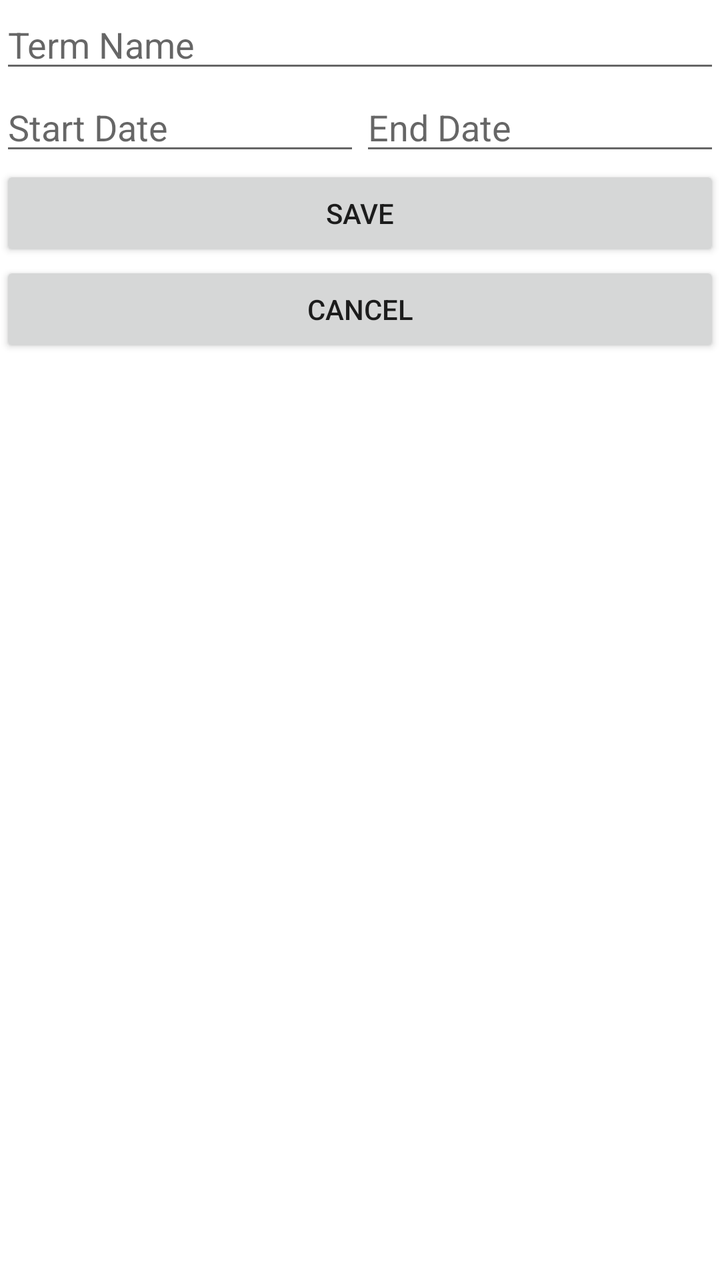
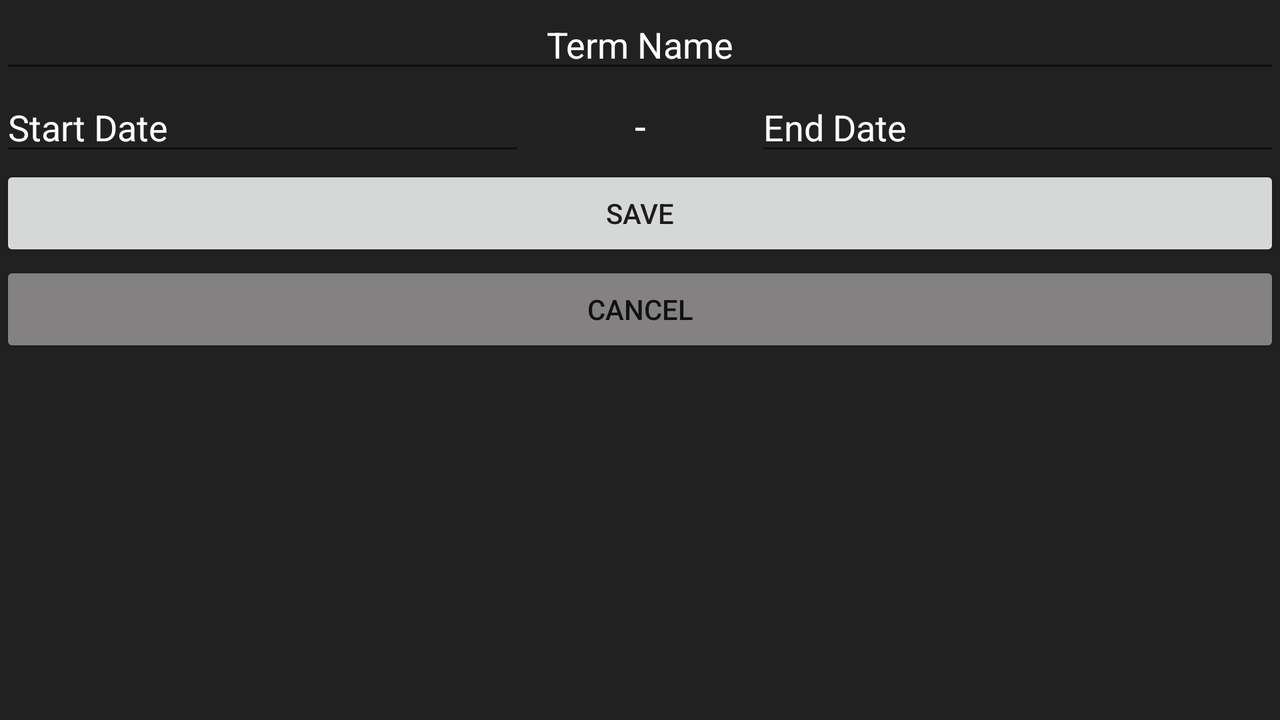

An Android layout and its configuration variant, each rendered on a device that would load it. The default file and the variant file are quoted in full after the pictures.
<!-- AndroidManifest.xml: application theme Theme.MyAndroidApp -->
<!-- res/layout/activity_term_details.xml -->
<?xml version="1.0" encoding="utf-8"?>
<androidx.constraintlayout.widget.ConstraintLayout xmlns:android="http://schemas.android.com/apk/res/android"
    xmlns:app="http://schemas.android.com/apk/res-auto"
    xmlns:tools="http://schemas.android.com/tools"
    android:layout_width="match_parent"
    android:layout_height="match_parent"
    tools:context=".UI.TermDetails">

    <LinearLayout
        android:layout_width="match_parent"
        android:layout_height="match_parent"
        android:orientation="vertical"
        app:layout_constraintBottom_toBottomOf="parent"
        app:layout_constraintEnd_toEndOf="parent"
        app:layout_constraintHorizontal_bias="0.0"
        app:layout_constraintStart_toStartOf="parent"
        app:layout_constraintTop_toTopOf="parent"
        app:layout_constraintVertical_bias="1.0">

        <EditText
            android:id="@+id/termName"
            android:layout_width="match_parent"
            android:layout_height="wrap_content"
            android:autofillHints="Term Name"
            android:hint="Term Name"
            android:inputType="text" />

        <LinearLayout
            android:layout_width="match_parent"
            android:layout_height="wrap_content"
            android:orientation="horizontal" />

        <LinearLayout
            android:layout_width="match_parent"
            android:layout_height="wrap_content"
            android:orientation="horizontal">

            <EditText
                android:id="@+id/termStartDate"
                android:layout_width="wrap_content"
                android:layout_height="wrap_content"
                android:layout_weight="1"
                android:autofillHints="Start Date"
                android:ems="10"
                android:hint="Start Date"
                android:inputType="none" />

            <EditText
                android:id="@+id/termEndDate"
                android:layout_width="wrap_content"
                android:layout_height="wrap_content"
                android:layout_weight="1"
                android:autofillHints="End Date"
                android:ems="10"
                android:hint="End Date"
                android:inputType="none" />
        </LinearLayout>

        <androidx.recyclerview.widget.RecyclerView
            android:id="@+id/courseRecyclerViewForTerm"
            android:layout_width="match_parent"
            android:layout_height="wrap_content" />

        <Button
            android:id="@+id/termSaveButton"
            android:layout_width="match_parent"
            android:layout_height="wrap_content"
            android:text="SAVE" />

        <Button
            android:id="@+id/termCancelButton"
            android:layout_width="match_parent"
            android:layout_height="wrap_content"
            android:text="CANCEL" />


            <LinearLayout
                android:layout_width="match_parent"
                android:layout_height="wrap_content"
                android:orientation="vertical" />

    </LinearLayout>
</androidx.constraintlayout.widget.ConstraintLayout>
<!-- resources referenced by this layout -->
<resources>
  <style name="Theme.MyAndroidApp" parent="Theme.MaterialComponents.DayNight.DarkActionBar">
          
          <item name="colorPrimary">@color/light_blue</item>
          <item name="colorPrimaryVariant">@color/light_blue</item>
          <item name="colorOnPrimary">@color/white</item>
          
          <item name="colorSecondary">@color/teal_200</item>
          <item name="colorSecondaryVariant">@color/teal_700</item>
          <item name="colorOnSecondary">@color/black</item>
          
          <item name="android:statusBarColor">?attr/colorPrimaryVariant</item>
          
      </style>
  <color name="light_blue">#2196F3</color>
  <color name="white">#FFFFFFFF</color>
  <color name="teal_200">#FF03DAC5</color>
  <color name="teal_700">#FF018786</color>
  <color name="black">#FF000000</color>
</resources>
<!-- res/layout-land/activity_term_details.xml (the author's variant of the layout above) -->
<!-- drawn on the phone turned sideways -->
<?xml version="1.0" encoding="utf-8"?>
<androidx.constraintlayout.widget.ConstraintLayout xmlns:android="http://schemas.android.com/apk/res/android"
    xmlns:app="http://schemas.android.com/apk/res-auto"
    xmlns:tools="http://schemas.android.com/tools"
    android:layout_width="match_parent"
    android:layout_height="match_parent"
    android:background="@color/backgroundColor"
    tools:context=".UI.TermDetails">

    <ScrollView
        android:layout_width="match_parent"
        android:layout_height="match_parent"
        android:orientation="vertical"
        app:layout_constraintBottom_toBottomOf="parent"
        app:layout_constraintTop_toTopOf="parent">

        <LinearLayout
            android:layout_width="match_parent"
            android:layout_height="match_parent"
            android:orientation="vertical"
            app:layout_constraintBottom_toBottomOf="parent"
            app:layout_constraintEnd_toEndOf="parent"
            app:layout_constraintHorizontal_bias="0.0"
            app:layout_constraintStart_toStartOf="parent"
            app:layout_constraintTop_toTopOf="parent"
            app:layout_constraintVertical_bias="1.0">

            <EditText
                android:id="@+id/termName"
                android:layout_width="match_parent"
                android:layout_height="wrap_content"
                android:autofillHints="Term Name"
                android:hint="Term Name"
                android:textAlignment="center"
                android:inputType="text"
                android:textColor="@color/textColor"
                android:textColorHint="@color/textColor" />

            <LinearLayout
                android:layout_width="match_parent"
                android:layout_height="wrap_content"
                android:orientation="horizontal" />

            <LinearLayout
                android:layout_width="match_parent"
                android:layout_height="wrap_content"
                android:orientation="horizontal">

                <EditText
                    android:id="@+id/termStartDate"
                    android:layout_width="wrap_content"
                    android:layout_height="wrap_content"
                    android:layout_weight="1"
                    android:autofillHints="Start Date"
                    android:ems="10"
                    android:hint="Start Date"
                    android:inputType="none"
                    android:textColor="@color/textColor"
                    android:textColorHint="@color/textColor" />

                <TextView
                    android:id="@+id/textView5"
                    android:layout_width="63dp"
                    android:layout_height="wrap_content"
                    android:layout_weight="1"
                    android:text="-"
                    android:textAlignment="center"
                    android:textColor="@color/textColor"
                    android:textColorHint="@color/textColor"
                    android:textSize="20sp" />

                <EditText
                    android:id="@+id/termEndDate"
                    android:layout_width="wrap_content"
                    android:layout_height="wrap_content"
                    android:layout_weight="1"
                    android:autofillHints="End Date"
                    android:ems="10"
                    android:hint="End Date"
                    android:inputType="none"
                    android:textColor="@color/textColor"
                    android:textColorHint="@color/textColor" />
            </LinearLayout>

            <androidx.recyclerview.widget.RecyclerView
                android:id="@+id/courseRecyclerViewForTerm"
                android:layout_width="match_parent"
                android:layout_height="wrap_content" />

            <Button
                android:id="@+id/termSaveButton"
                android:layout_width="match_parent"
                android:layout_height="wrap_content"
                android:text="SAVE" />

            <Button
                android:id="@+id/termCancelButton"
                android:layout_width="match_parent"
                android:layout_height="wrap_content"
                android:backgroundTint="#838181"
                android:text="CANCEL" />


            <LinearLayout
                android:layout_width="match_parent"
                android:layout_height="wrap_content"
                android:orientation="vertical" />

        </LinearLayout>
    </ScrollView>
</androidx.constraintlayout.widget.ConstraintLayout>
<!-- resources referenced by the variant -->
<!-- as the phone turned sideways resolves them -->
<resources>
  <color name="backgroundColor">#212121</color>
  <color name="textColor">#FFFFFF</color>
  <style name="Theme.MyAndroidApp" parent="Theme.MaterialComponents.DayNight.DarkActionBar">
          
          <item name="colorPrimary">@color/light_blue</item>
          <item name="colorPrimaryVariant">@color/light_blue</item>
          <item name="colorOnPrimary">@color/white</item>
          
          <item name="colorSecondary">@color/teal_200</item>
          <item name="colorSecondaryVariant">@color/teal_700</item>
          <item name="colorOnSecondary">@color/black</item>
          
          <item name="android:statusBarColor">?attr/colorPrimaryVariant</item>
          
      </style>
  <color name="light_blue">#2196F3</color>
  <color name="white">#FFFFFFFF</color>
  <color name="teal_200">#FF03DAC5</color>
  <color name="teal_700">#FF018786</color>
  <color name="black">#FF000000</color>
</resources>
